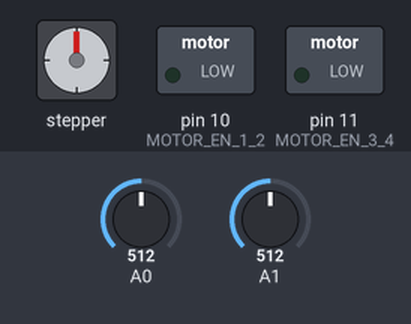
This sketch was run on a simulated Arduino Uno, built with avr-gcc and run on an emulated ATmega328P. On the bench: stepper motor, switched loads named in the sketch (green lamp = pin HIGH). Wiring (inferred from the names in the program): stepper motor (2048 steps per turn assumed): coils pin 9, pin 8, pin 12, pin 13. The inputs (shaded band) are chosen by the test bench; at power-on: A0 = 512, A1 = 512. Pins used as bus, display or sensor lines are not drawn; what the sketch prints to the serial monitor is not drawn.

Above: at 1.3 s.
1.4 s: A0 set to 534
At 4.3 s:
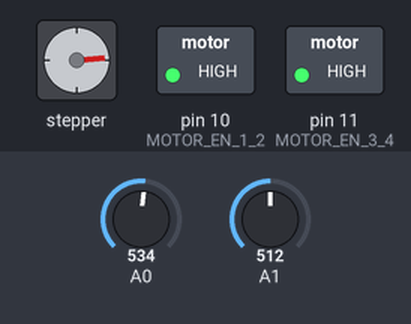
4.4 s: A1 set to 530
At 5.2 s:
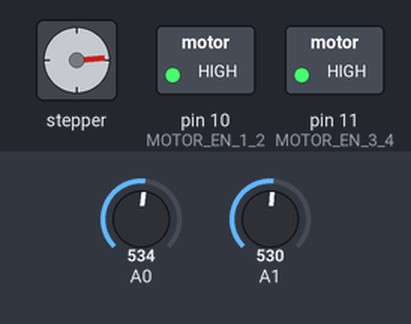
5.9 s: A1 set to 511
At 8.8 s:
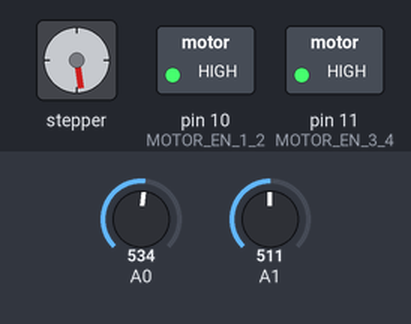
8.9 s: A0 set to 511
At 9.6 s:
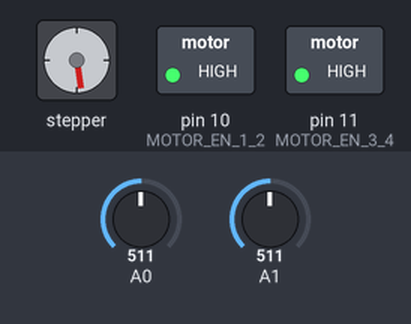
10.4 s: A0 set to 716
At 11.8 s:
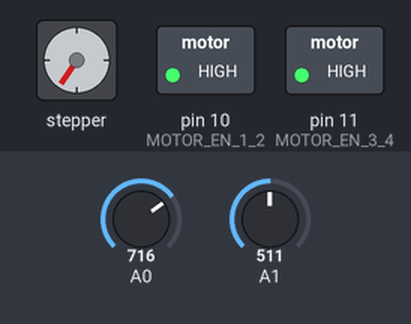
13.4 s: A1 set to 700
16.4 s: A1 set to 712
At 18.5 s:
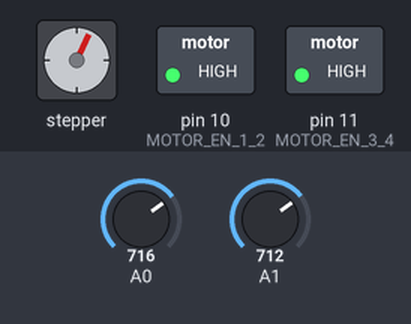
Timing chart, 0 to 18.9 s (numbered marks = the images above; inputs shaded):
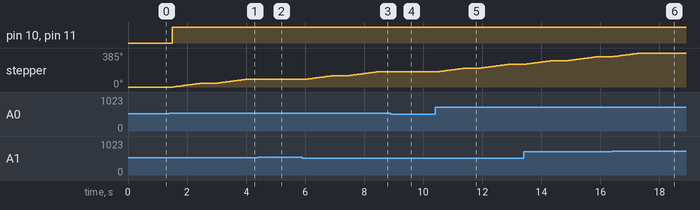

The sketch:

Code.ino
```cpp
#define MOTOR_EN_1_2  10
#define MOTOR_EN_3_4  11
#define MOTOR_IN1     9
#define MOTOR_IN2     8
#define MOTOR_IN3     12
#define MOTOR_IN4     13

#define forward  0
#define backward 1

#define slow   10
#define normal 5
#define fast   2

#define half_step     2

int speeed;
int direcshen;
int stepping;


void stepp(void){

  digitalWrite(MOTOR_EN_1_2, HIGH);
  digitalWrite(MOTOR_EN_3_4, HIGH);

if (direcshen==forward){
  if (stepping==half_step){
    digitalWrite(MOTOR_IN1, HIGH);
    digitalWrite(MOTOR_IN2, LOW);
    digitalWrite(MOTOR_IN3, LOW);
    digitalWrite(MOTOR_IN4, LOW);
    delay(speeed);
    digitalWrite(MOTOR_IN1, HIGH);
    digitalWrite(MOTOR_IN2, HIGH);
    digitalWrite(MOTOR_IN3, LOW);
    digitalWrite(MOTOR_IN4, LOW);
    delay(speeed);
    digitalWrite(MOTOR_IN1, LOW);
    digitalWrite(MOTOR_IN2, HIGH);
    digitalWrite(MOTOR_IN3, LOW);
    digitalWrite(MOTOR_IN4, LOW);
    delay(speeed);
    digitalWrite(MOTOR_IN1, LOW);
    digitalWrite(MOTOR_IN2, HIGH);
    digitalWrite(MOTOR_IN3, HIGH);
    digitalWrite(MOTOR_IN4, LOW);
    delay(speeed);
    digitalWrite(MOTOR_IN1, LOW);
    digitalWrite(MOTOR_IN2, LOW);
    digitalWrite(MOTOR_IN3, HIGH);
    digitalWrite(MOTOR_IN4, LOW);
    delay(speeed);
    digitalWrite(MOTOR_IN1, LOW);
    digitalWrite(MOTOR_IN2, LOW);
    digitalWrite(MOTOR_IN3, HIGH);
    digitalWrite(MOTOR_IN4, HIGH);
    delay(speeed);
    digitalWrite(MOTOR_IN1, LOW);
    digitalWrite(MOTOR_IN2, LOW);
    digitalWrite(MOTOR_IN3, LOW);
    digitalWrite(MOTOR_IN4, HIGH);
    delay(speeed);
    digitalWrite(MOTOR_IN1, HIGH);
    digitalWrite(MOTOR_IN2, LOW);
    digitalWrite(MOTOR_IN3, LOW);
    digitalWrite(MOTOR_IN4, HIGH);
    delay(speeed);
  }
 }

 if (direcshen==backward){
  if (stepping==half_step){
    digitalWrite(MOTOR_IN4, HIGH);
    digitalWrite(MOTOR_IN3, LOW);
    digitalWrite(MOTOR_IN2, LOW);
    digitalWrite(MOTOR_IN1, LOW);
    delay(speeed);
    digitalWrite(MOTOR_IN4, HIGH);
    digitalWrite(MOTOR_IN3, HIGH);
    digitalWrite(MOTOR_IN2, LOW);
    digitalWrite(MOTOR_IN1, LOW);
    delay(speeed);
    digitalWrite(MOTOR_IN4, LOW);
    digitalWrite(MOTOR_IN3, HIGH);
    digitalWrite(MOTOR_IN2, LOW);
    digitalWrite(MOTOR_IN1, LOW);
    delay(speeed);
    digitalWrite(MOTOR_IN4, LOW);
    digitalWrite(MOTOR_IN3, HIGH);
    digitalWrite(MOTOR_IN2, HIGH);
    digitalWrite(MOTOR_IN1, LOW);
    delay(speeed);
    digitalWrite(MOTOR_IN4, LOW);
    digitalWrite(MOTOR_IN3, LOW);
    digitalWrite(MOTOR_IN2, HIGH);
    digitalWrite(MOTOR_IN1, LOW);
    delay(speeed);
    digitalWrite(MOTOR_IN4, LOW);
    digitalWrite(MOTOR_IN3, LOW);
    digitalWrite(MOTOR_IN2, HIGH);
    digitalWrite(MOTOR_IN1, HIGH);
    delay(speeed);
    digitalWrite(MOTOR_IN4, LOW);
    digitalWrite(MOTOR_IN3, LOW);
    digitalWrite(MOTOR_IN2, LOW);
    digitalWrite(MOTOR_IN1, HIGH);
    delay(speeed);
    digitalWrite(MOTOR_IN4, HIGH);
    digitalWrite(MOTOR_IN3, LOW);
    digitalWrite(MOTOR_IN2, LOW);
    digitalWrite(MOTOR_IN1, HIGH);
    delay(speeed);
    }
 }
}

void setup() {

  Serial.begin(9600);
  Serial.println("L293D Stepper motor test");

  pinMode(MOTOR_EN_1_2, OUTPUT);
  pinMode(MOTOR_EN_3_4, OUTPUT);
  pinMode(MOTOR_IN1, OUTPUT);
  pinMode(MOTOR_IN2, OUTPUT);
  pinMode(MOTOR_IN3, OUTPUT);
  pinMode(MOTOR_IN4, OUTPUT);
}

void loop() {

  int analogValue0 = analogRead(A0);
  int analogValue1 = analogRead(A1);
  // reads the input on analog pin A0 (value between 0 and 1023)


  // doesn't spin if difference between light sensors values are less than 5
  if(pow((analogValue1 - analogValue0), 2) < 25){

  }
  else if(analogValue1 < analogValue0){
    direcshen=forward;
    speeed=fast;
    stepping=half_step;
    for (int i=0;i<=60;i++)
    {stepp();}
  }
  else if(analogValue1 > analogValue0){
    direcshen=backward;
    speeed=fast;
    stepping=half_step;
    for (int i=0;i<=60;i++)
    {stepp();}
  }


  delay(500);
}
```

Measured:
- the behaviour switches between 516 and 517 on A0 (found by bisection; images 0 and 1)
- the behaviour switches between 711 and 712 on A1 (found by bisection; images 5 and 6)
- after the input at 1.4 s, pin 10 (MOTOR_EN_1_2), pin 11 (MOTOR_EN_3_4): LOW → HIGH after 0.10 s; stepper: turns 42° clockwise in 0.94 s, then 43° clockwise in 0.97 s
- after the input at 4.4 s, stepper: stops changing and stays 85°
- after the input at 5.9 s, stepper: turns 43° clockwise in 0.97 s, then 43° clockwise in 0.97 s
- after the input at 8.9 s, stepper: stops changing and stays 171°
- after the input at 10.4 s, stepper: turns 43° clockwise in 0.97 s, then 43° clockwise in 0.97 s
- after the input at 16.4 s, stepper: goes on until 17.4 s, then stays 385°
